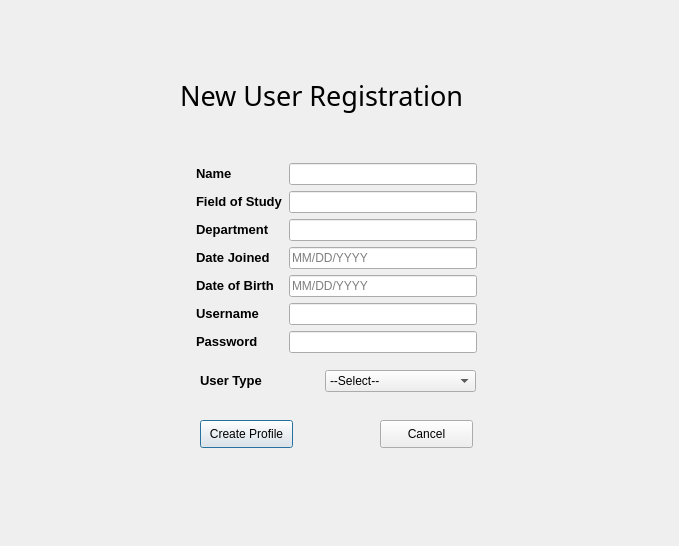
<?xml version="1.0" encoding="UTF-8"?>
<ui version="4.0">
 <class>Dialog</class>
 <widget class="QDialog" name="Dialog">
  <property name="geometry">
   <rect>
    <x>0</x>
    <y>0</y>
    <width>679</width>
    <height>546</height>
   </rect>
  </property>
  <property name="windowTitle">
   <string>Dialog</string>
  </property>
  <widget class="QPushButton" name="pushButton">
   <property name="geometry">
    <rect>
     <x>200</x>
     <y>420</y>
     <width>93</width>
     <height>28</height>
    </rect>
   </property>
   <property name="text">
    <string>Create Profile</string>
   </property>
  </widget>
  <widget class="QPushButton" name="pushButton_2">
   <property name="geometry">
    <rect>
     <x>380</x>
     <y>420</y>
     <width>93</width>
     <height>28</height>
    </rect>
   </property>
   <property name="text">
    <string>Cancel</string>
   </property>
  </widget>
  <widget class="QLabel" name="MD_title">
   <property name="geometry">
    <rect>
     <x>180</x>
     <y>60</y>
     <width>331</width>
     <height>71</height>
    </rect>
   </property>
   <property name="font">
    <font>
     <family>Sitka Subheading</family>
     <pointsize>20</pointsize>
    </font>
   </property>
   <property name="text">
    <string>New User Registration</string>
   </property>
  </widget>
  <widget class="QComboBox" name="comboBox">
   <property name="geometry">
    <rect>
     <x>325</x>
     <y>370</y>
     <width>151</width>
     <height>22</height>
    </rect>
   </property>
   <item>
    <property name="text">
     <string>--Select--</string>
    </property>
   </item>
   <item>
    <property name="text">
     <string>Doctor</string>
    </property>
   </item>
   <item>
    <property name="text">
     <string>Nurse</string>
    </property>
   </item>
   <item>
    <property name="text">
     <string>Admin</string>
    </property>
   </item>
  </widget>
  <widget class="QLabel" name="passRegisterLabel_2">
   <property name="geometry">
    <rect>
     <x>200</x>
     <y>370</y>
     <width>91</width>
     <height>22</height>
    </rect>
   </property>
   <property name="text">
    <string>&lt;html&gt;&lt;head/&gt;&lt;body&gt;&lt;p&gt;&lt;span style=&quot; font-size:10pt; font-weight:600;&quot;&gt;User Type&lt;/span&gt;&lt;/p&gt;&lt;/body&gt;&lt;/html&gt;</string>
   </property>
  </widget>
  <widget class="QWidget" name="formLayoutWidget">
   <property name="geometry">
    <rect>
     <x>196</x>
     <y>163</y>
     <width>281</width>
     <height>201</height>
    </rect>
   </property>
   <layout class="QFormLayout" name="formLayout">
    <item row="0" column="0">
     <widget class="QLabel" name="nameLabel">
      <property name="text">
       <string>&lt;html&gt;&lt;head/&gt;&lt;body&gt;&lt;p&gt;&lt;span style=&quot; font-size:10pt; font-weight:600;&quot;&gt;Name&lt;/span&gt;&lt;/p&gt;&lt;/body&gt;&lt;/html&gt;</string>
      </property>
     </widget>
    </item>
    <item row="0" column="1">
     <widget class="QLineEdit" name="NewUser_name"/>
    </item>
    <item row="1" column="0">
     <widget class="QLabel" name="fieldOfStudyLabel">
      <property name="text">
       <string>&lt;html&gt;&lt;head/&gt;&lt;body&gt;&lt;p&gt;&lt;span style=&quot; font-size:10pt; font-weight:600;&quot;&gt;Field of Study&lt;/span&gt;&lt;/p&gt;&lt;/body&gt;&lt;/html&gt;</string>
      </property>
     </widget>
    </item>
    <item row="1" column="1">
     <widget class="QLineEdit" name="NewUser_field"/>
    </item>
    <item row="2" column="0">
     <widget class="QLabel" name="departmentLabel">
      <property name="text">
       <string>&lt;html&gt;&lt;head/&gt;&lt;body&gt;&lt;p&gt;&lt;span style=&quot; font-size:10pt; font-weight:600;&quot;&gt;Department&lt;/span&gt;&lt;/p&gt;&lt;/body&gt;&lt;/html&gt;</string>
      </property>
     </widget>
    </item>
    <item row="2" column="1">
     <widget class="QLineEdit" name="NewUser_dept"/>
    </item>
    <item row="3" column="0">
     <widget class="QLabel" name="dateJoinedLabel">
      <property name="text">
       <string>&lt;html&gt;&lt;head/&gt;&lt;body&gt;&lt;p&gt;&lt;span style=&quot; font-size:10pt; font-weight:600;&quot;&gt;Date Joined&lt;/span&gt;&lt;/p&gt;&lt;/body&gt;&lt;/html&gt;</string>
      </property>
     </widget>
    </item>
    <item row="3" column="1">
     <widget class="QLineEdit" name="NewUser_date_joined">
      <property name="placeholderText">
       <string>MM/DD/YYYY</string>
      </property>
     </widget>
    </item>
    <item row="4" column="0">
     <widget class="QLabel" name="dateOfLabel">
      <property name="text">
       <string>&lt;html&gt;&lt;head/&gt;&lt;body&gt;&lt;p&gt;&lt;span style=&quot; font-size:10pt; font-weight:600;&quot;&gt;Date of Birth&lt;/span&gt;&lt;/p&gt;&lt;/body&gt;&lt;/html&gt;</string>
      </property>
     </widget>
    </item>
    <item row="4" column="1">
     <widget class="QLineEdit" name="NewUser_DOB">
      <property name="inputMask">
       <string/>
      </property>
      <property name="placeholderText">
       <string>MM/DD/YYYY</string>
      </property>
     </widget>
    </item>
    <item row="5" column="0">
     <widget class="QLabel" name="usernameLabel">
      <property name="text">
       <string>&lt;html&gt;&lt;head/&gt;&lt;body&gt;&lt;p&gt;&lt;span style=&quot; font-size:10pt; font-weight:600;&quot;&gt;Username&lt;/span&gt;&lt;/p&gt;&lt;/body&gt;&lt;/html&gt;</string>
      </property>
     </widget>
    </item>
    <item row="5" column="1">
     <widget class="QLineEdit" name="NewUser_username"/>
    </item>
    <item row="6" column="0">
     <widget class="QLabel" name="passwordLabel">
      <property name="text">
       <string>&lt;html&gt;&lt;head/&gt;&lt;body&gt;&lt;p&gt;&lt;span style=&quot; font-size:10pt; font-weight:600;&quot;&gt;Password&lt;/span&gt;&lt;/p&gt;&lt;/body&gt;&lt;/html&gt;</string>
      </property>
     </widget>
    </item>
    <item row="6" column="1">
     <widget class="QLineEdit" name="NewUser_password">
      <property name="inputMask">
       <string/>
      </property>
      <property name="echoMode">
       <enum>QLineEdit::Password</enum>
      </property>
     </widget>
    </item>
   </layout>
  </widget>
 </widget>
 <resources/>
 <connections/>
</ui>
